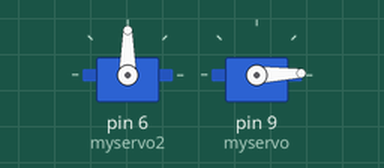
Simulated run of this sketch. Board: Arduino Uno, built with avr-gcc and run on an emulated ATmega328P. On the bench: 2 × servo.

Above: at 2.05 s.
At 4.45 s:
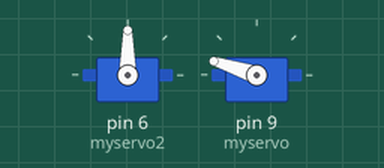
At 6.9 s:
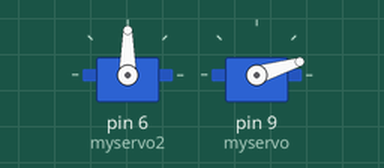
At 12.3 s:
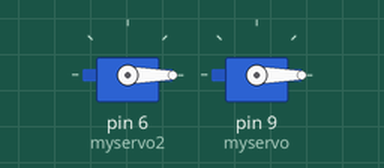
Timing chart, 0 to 15.4 s (numbered marks = the images above):
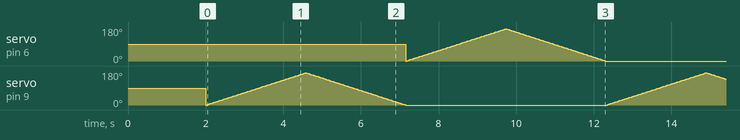

The sketch:

dualServo3.ino
```cpp
#include <Servo.h>

Servo myservo;

//Servo2
Servo myservo2;
//<>


void setup()
{
//serial
Serial.begin(9600);
//<>
myservo2.attach(6);
myservo.attach(9);
delay(2000);


}

int max = 170;
int i = 1;
int x = 1;
int pos = 0;    // variable to store the servo position
int pos2 = 0;

void loop()
{
  //Servo1
  for(pos = 0; pos <= 170; pos += 1) // goes from 0 degrees to 180 degrees
  {                                  // in steps of 1 degree
    myservo.write(pos);              // tell servo to go to position in variable 'pos'
    delay(15);                       // waits 15ms for the servo to reach the position
  }
  for(pos = 170; pos>=0; pos-=1)     // goes from 180 degrees to 0 degrees
  {
    myservo.write(pos);              // tell servo to go to position in variable 'pos'
    delay(15);                       // waits 15ms for the servo to reach the position
  }
  //Servo2
  for(pos2 = 0; pos2 <= 170; pos2 += 1) // goes from 0 degrees to 180 degrees
  {                                  // in steps of 1 degree
    myservo2.write(pos2);              // tell servo to go to position in variable 'pos'
    delay(15);                       // waits 15ms for the servo to reach the position
  }
  for(pos2 = 170; pos2>=0; pos2-=1)     // goes from 180 degrees to 0 degrees
  {
    myservo2.write(pos2);              // tell servo to go to position in variable 'pos'
    delay(15);                       // waits 15ms for the servo to reach the position
  }

}
```
